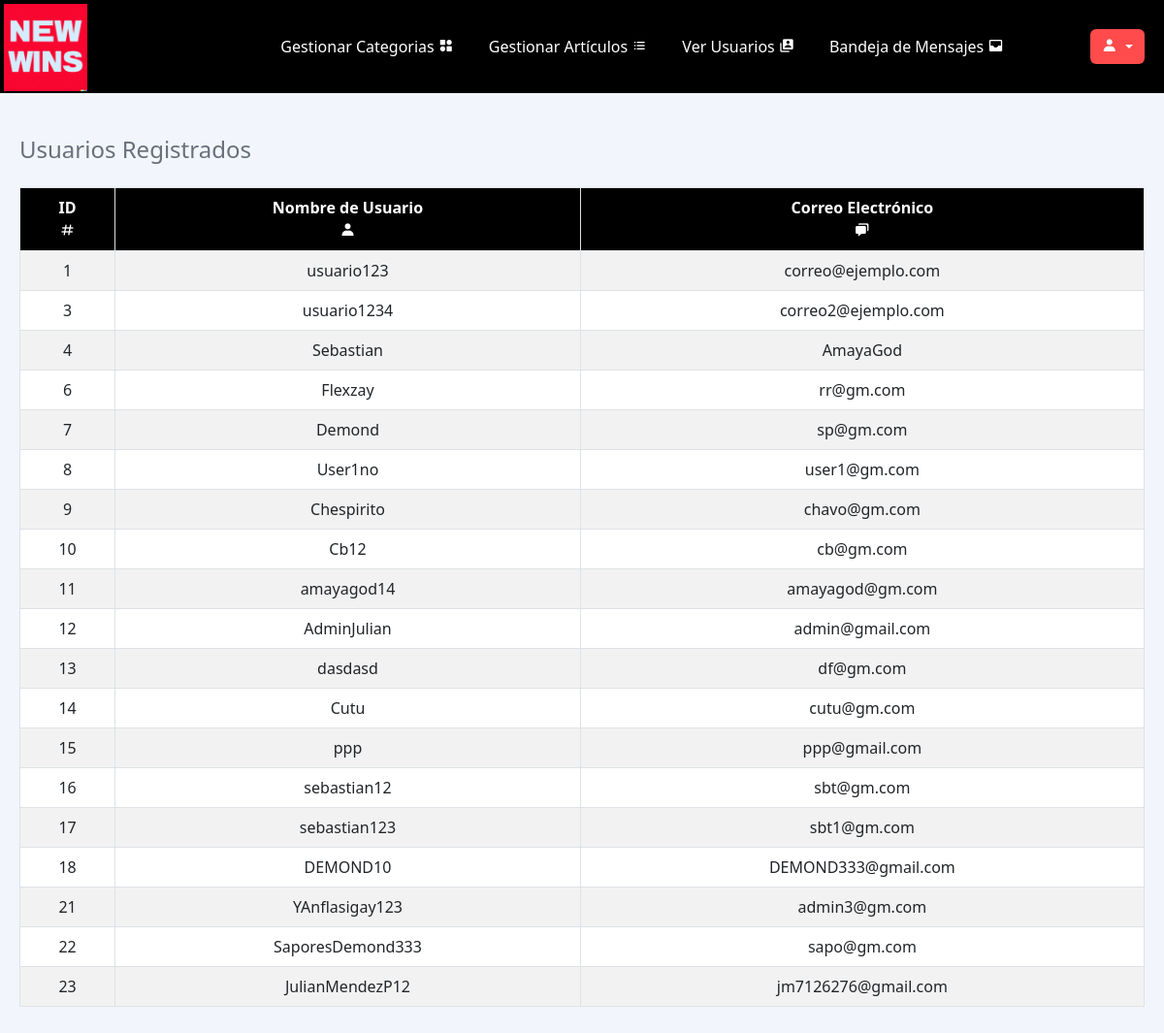
Page /NewWins/NewWins/view/noticias.php (signed in) on the committed database.
### tables this page shows
CREATE TABLE `usuarios_registrados` (
  `id` int(11) NOT NULL AUTO_INCREMENT,
  `nombre_usuario` varchar(50) NOT NULL,
  `contrasena` varchar(255) NOT NULL,
  `correo_electronico` varchar(100) NOT NULL,
  `nombre` varchar(50) DEFAULT NULL,
  `foto_perfil` varchar(255) DEFAULT NULL,
  `ubicacion` varchar(100) DEFAULT NULL,
  `fecha_registro` timestamp NULL DEFAULT current_timestamp(),
  `apellido` varchar(30) NOT NULL,
  `es_admin` tinyint(1) NOT NULL DEFAULT 0,
  PRIMARY KEY (`id`),
  UNIQUE KEY `unique_nombre_usuario` (`nombre_usuario`),
  UNIQUE KEY `unique_correo_electronico` (`correo_electronico`)
);

### NewWins/NewWins/model/conexion.php (called while the page is built, shortened)
<?php
class ConexionBD {
    public static function obtenerConexion() {
        $servername = '127.0.0.1';
        $username = 'root';
        $password = '';
        $dbname = 'newwins';
        $conn = new mysqli($servername, $username, $password, $dbname);
        return $conn;
    }
}
?>

### NewWins/NewWins/model/gestor_usuarios.php (called while the page is built, shortened)
<?php
require_once('conexion.php');
class GestorUsuarios
{
    private $conn;
    public function __construct()
    {
        $this->conn = ConexionBD::obtenerConexion();
    }
    public function listarUsuarios()
    {
        $sql = "SELECT id, nombre_usuario, correo_electronico FROM usuarios_registrados";
        $result = $this->conn->query($sql);
        $usuarios = array();
        if ($result->num_rows > 0) {
            while ($row = $result->fetch_assoc()) {
                $usuarios[] = $row;
            }
        }
        return $usuarios;
    }
}

### NewWins/NewWins/view/noticias.php (the view, shortened to what this page needs)
<?php
require_once 'header.php';
require_once '../model/conexion.php';
require_once '../model/gestor_usuarios.php';
$gestorUsuarios = new GestorUsuarios();
$usuarios = $gestorUsuarios->listarUsuarios();
?>
<head>
</head>
<div class="container-fluid">
    <div class="row">
        <div class="col-md-12">
            <div id="usuarios" class="mt-4">
                <h4>Usuarios Registrados</h4>
                <div class="table-responsive mt-4">
                    <?php if (!empty($usuarios)) : ?>
                        <table class="table table-bordered">
                            <thead>
                                <tr>
                                    <th>ID <br><i class='bx bx-hash'></i></th>
                                    <th>Nombre de Usuario <br> <i class='bx bxs-user'></i></th>
                                    <th>Correo Electrónico <br><i class='bx bxs-chat'></i></th>
                                </tr>
                            </thead>
                            <tbody>
                                <?php foreach ($usuarios as $usuario) : ?>
                                    <tr>
                                        <td><?php echo $usuario['id']; ?></td>
                                        <td><?php echo $usuario['nombre_usuario']; ?></td>
                                        <td><?php echo $usuario['correo_electronico']; ?></td>
                                    </tr>
                                <?php endforeach; ?>
                            </tbody>
                        </table>
                    <?php else : ?>
                        <p>No hay usuarios registrados.</p>
                    <?php endif; ?>
                </div>
            </div>
        </div>
    </div>
</div>
</body>
</html>

### NewWins/NewWins/css/styles.css (style rules this page uses)
.table { width: 100%; margin-bottom: 1rem; color: #333; }
.table th, .table td { border: 1px solid #dee2e6; padding: 12px; text-align: center; }
.table th { background-color: #f8f9fa; border-color: #dee2e6; font-weight: bold; }
.container-fluid { padding: 20px; }
.table { width: 100%; margin-bottom: 1rem; color: #212529; background-color: #fff; border-collapse: collapse; }
.table th { background-color: #212529; color: #fff; border: 1px solid #dee2e6; padding: 8px; }
.table td { border: 1px solid #dee2e6; padding: 8px; }
.table tbody tr:nth-child(odd) { background-color: rgba(0, 0, 0, 0.05); }
.table th { background-color: #000; color: #fff; border: 1px solid #dee2e6; padding: 8px; }
.table-responsive { overflow-x: auto; }
body { margin-top: 20px; background-color: #f2f6fc; color: #69707a; }

### rows in the picture
usuarios_registrados: id "1", nombre_usuario "usuario123", correo_electronico "correo@ejemplo.com"
usuarios_registrados: id "3", nombre_usuario "usuario1234", correo_electronico "correo2@ejemplo.com"
usuarios_registrados: id "4", nombre_usuario "Sebastian", correo_electronico "AmayaGod"
usuarios_registrados: id "6", nombre_usuario "Flexzay", correo_electronico "rr@gm.com"
usuarios_registrados: id "7", nombre_usuario "Demond", correo_electronico "sp@gm.com"
usuarios_registrados: id "8", nombre_usuario "User1no", correo_electronico "user1@gm.com"
usuarios_registrados: id "9", nombre_usuario "Chespirito", correo_electronico "chavo@gm.com"
usuarios_registrados: id "10", nombre_usuario "Cb12", correo_electronico "cb@gm.com"
usuarios_registrados: id "11", nombre_usuario "amayagod14", correo_electronico "amayagod@gm.com"
usuarios_registrados: id "12", nombre_usuario "AdminJulian", correo_electronico "admin@gmail.com"
usuarios_registrados: id "13", nombre_usuario "dasdasd", correo_electronico "df@gm.com"
usuarios_registrados: id "14", nombre_usuario "Cutu", correo_electronico "cutu@gm.com"
usuarios_registrados: id "15", nombre_usuario "ppp", correo_electronico "ppp@gmail.com"
usuarios_registrados: id "16", nombre_usuario "sebastian12", correo_electronico "sbt@gm.com"
usuarios_registrados: id "17", nombre_usuario "sebastian123", correo_electronico "sbt1@gm.com"
usuarios_registrados: id "18", nombre_usuario "DEMOND10", correo_electronico "DEMOND333@gmail.com"
usuarios_registrados: id "21", nombre_usuario "YAnflasigay123", correo_electronico "admin3@gm.com"
usuarios_registrados: id "22", nombre_usuario "SaporesDemond333", correo_electronico "sapo@gm.com"
usuarios_registrados: id "23", nombre_usuario "JulianMendezP12", correo_electronico "jm7126276@gmail.com"
